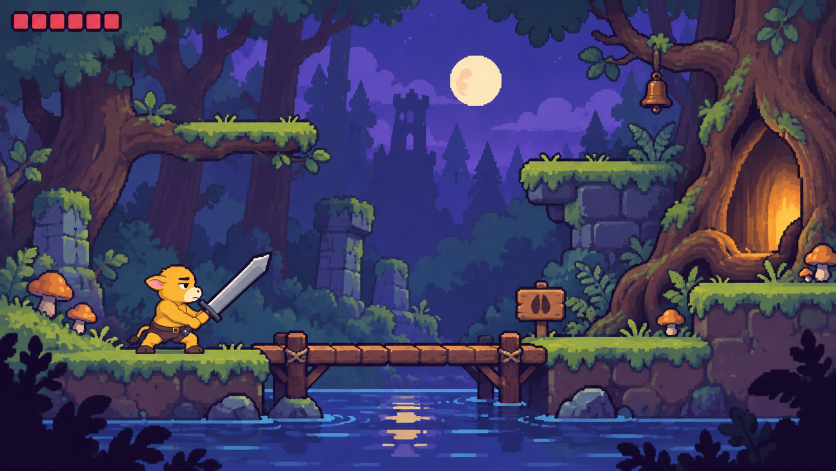
#> input picture art_source/environment/forest_scene_concept_v01/forest_moonlight_ruins_v01.png, 1672 x 941 px (shown at 1/2 size)
$ python prepare_forest_assets.py
#> lines starting #> are read from the running program, lines starting #| are printed output that depends on the picture
"""Prepare an environment-only kit from the approved forest concept.

Artwork is isolated/reconstructed with image_gen. This script only sizes,
maps the shared palette, cleans binary alpha, prepares modular joins and
builds material QA sheets. It never assembles or edits a game level.
"""
from pathlib import Path
import hashlib
import json

import numpy as np
from PIL import Image, ImageDraw, ImageFilter, ImageFont

from build_castle_c_assets import area, periodic, snap, outlined, opaque

ROOT = Path(__file__).resolve().parents[1]
BASE = ROOT/'art_source/environment/forest_v01'
REF = ROOT/'art_source/environment/forest_scene_concept_v01/forest_moonlight_ruins_v01.png'
NEAREST = Image.Resampling.NEAREST
BOX = Image.Resampling.BOX
SOURCES = {}

SIZES = {
    'sky_far':(640,360), 'mid_forest':(640,360),
    'tree_left':(224,360), 'tree_hollow':(256,360),
    'terrain_top':(64,16), 'terrain_body':(64,64),
    'terrain_edge_left':(16,80), 'terrain_edge_right':(16,80),
    'stone_ledge':(96,48), 'ruin_pillar':(48,144),
    'branch_platform':(96,32), 'bridge':(192,64), 'water':(128,64),
    'mushrooms':(64,48), 'hoof_sign':(48,56), 'cowbell':(32,40),
    'fern':(96,96), 'rocks':(96,64), 'fg_fern':(160,160), 'fg_tree':(96,360),
}


def raw(name, crop=True):
    candidates=sorted((BASE/'raw').glob(name+'_attempt*.png'))
    if not candidates: raise FileNotFoundError('Missing source '+name)
    path=candidates[-1]
    im=Image.open(path).convert('RGBA')
    bbox=im.getchannel('A').point(lambda v:255 if v>=64 else 0).getbbox()
    if not bbox: raise ValueError('Empty raw asset '+name)
    SOURCES[name]={'file':str(path.relative_to(ROOT)), 'original_size':list(im.size),
                   'crop_bbox':list(bbox) if crop else [0,0,im.width,im.height]}
    return im.crop(bbox) if crop else im


def make_palette():
    source=Image.open(REF).convert('RGB')
#> source is the input picture: PIL image 1672x941 RGB; mean R, G, B 62.8, 59.5, 94.7
    regions=[(.40,.03,.71,.70), (0,0,.41,.32), (0,.10,.33,.55),
             (.69,.75,.98,.91), (.30,.72,.67,.86), (0,.88,1,1),
             (.78,.25,1,.66), (0,.55,.14,.71)]
    sheet=Image.new('RGB',(640,320))
#> sheet: PIL image 640x320 RGB; every value is 0
    for i,region in enumerate(regions):
        box=tuple(int(v*(source.width if j%2==0 else source.height)) for j,v in enumerate(region))
        sheet.paste(source.crop(box).resize((160,160),BOX),((i%4)*160,(i//4)*160))
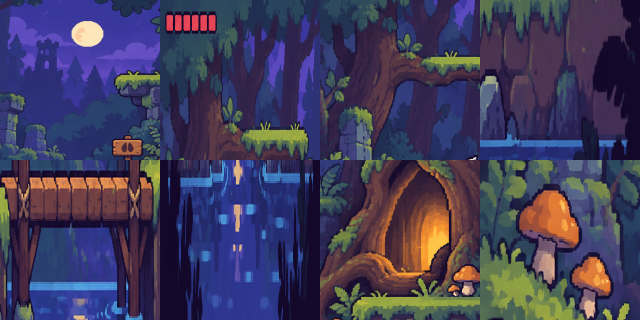
#> sheet: PIL image 640x320 RGB; mean R, G, B 65, 60.3, 91.1
    indexed=sheet.quantize(colors=32,method=Image.Quantize.MEDIANCUT,dither=Image.Dither.NONE)
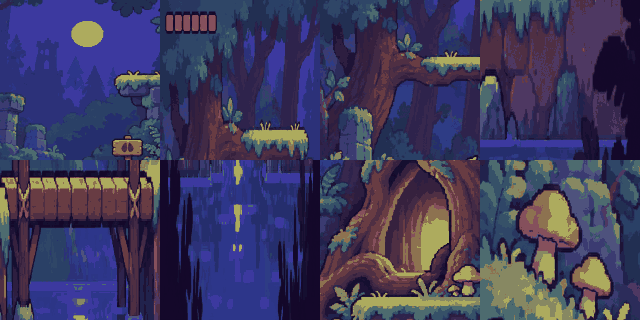
#> indexed: PIL image 640x320 P; mean R, G, B 62.3, 58.2, 93.2
    colors=np.array(indexed.getpalette()[:96],dtype=np.uint8).reshape(32,3)
#> colors = 32 rows, first 8: [173, 171, 94], [135, 136, 98], [141, 114, 80], [77, 107, 111], [133, 80, 92], [78, 82, 125], [54, 81, 104], [47, 70, 103]
    colors=colors[np.argsort(colors@np.array([.2126,.7152,.0722]))]
#> colors = 32 rows, first 8: [19, 8, 41], [20, 8, 42], [21, 15, 48], [30, 19, 54], [45, 30, 64], [33, 34, 76], [54, 33, 62], [46, 35, 76]
    highlights=[]
    for region in [(.535,.11,.61,.235),(.91,.37,.98,.53)]:
        box=tuple(int(v*(source.width if j%2==0 else source.height)) for j,v in enumerate(region))
        p=source.crop(box).quantize(colors=6,dither=Image.Dither.NONE)
        options=np.array(p.getpalette()[:18],dtype=np.uint8).reshape(6,3)
        extra=options[np.argmax(options@np.array([.2126,.7152,.0722]))]
        if not any(np.array_equal(extra,c) for c in colors):
            d=colors.astype(np.int32)[:,None,:]-colors.astype(np.int32)[None,:,:]
            distances=(d*d).sum(2).astype(float)
            distances[np.tril_indices(32)]=np.inf
            distances[:3,:]=np.inf
            distances[:,28:]=np.inf
            _,replace=np.unravel_index(np.argmin(distances),distances.shape)
            colors[replace]=extra
        highlights.append(extra.tolist())
#> this loop made 2 passes
#> (extra, replace) on passes 1 to 2: ([253, 231, 186], 17), ([252, 190, 67], 19)
#> pass 1, in make_palette, `p=source.crop(box).quantize(colors=6,dither=Image.Dither.NONE)`:
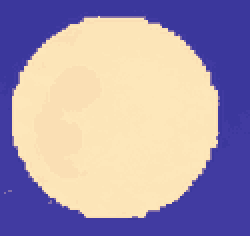
#> p: PIL image 125x118 P (shown 2 times larger); mean R, G, B 168.8, 153.3, 172.8
#> pass 2, in make_palette, `p=source.crop(box).quantize(colors=6,dither=Image.Dither.NONE)`:
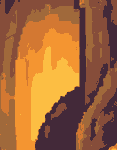
#> p: PIL image 117x150 P; mean R, G, B 162.3, 102.5, 56.8
#> after the loop:
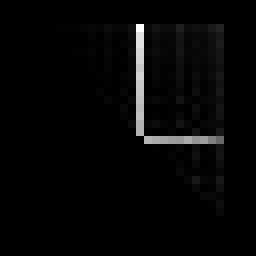
#> distances: shape (32, 32) float64 (shown 8 times larger); 70.7% of the values are NaN or infinite; the others: min 54, max 112097, mean 9318.6; drawn with min black, max white, NaN and infinite black
#> after the loop, highlights = [[253, 231, 186], [252, 190, 67]]
    material_accents=[]
    for region in [(.33,.745,.64,.775),(.032,.58,.072,.635)]:
        box=tuple(int(v*(source.width if j%2==0 else source.height)) for j,v in enumerate(region))
        crop=source.crop(box).quantize(colors=8,dither=Image.Dither.NONE)
        cp=np.array(crop.getpalette()[:24],dtype=np.uint8).reshape(8,3)
        counts={index:count for count,index in crop.getcolors()}
        warm=[i for i,c in enumerate(cp.astype(float)) if c[0]>c[1]*1.2 and c[1]>c[2]*1.12 and c[0]>100]
        if not warm: continue
        extra=cp[max(warm,key=lambda i:counts.get(i,0))]
        if not any(np.array_equal(extra,c) for c in colors):
            d=colors.astype(np.int32)[:,None,:]-colors.astype(np.int32)[None,:,:]
            distances=(d*d).sum(2).astype(float)
            distances[np.tril_indices(32)]=np.inf
            candidates=(colors[:,2]>colors[:,0])&(colors@np.array([.2126,.7152,.0722])>25)
            distances[~candidates,:]=np.inf
            distances[:,~candidates]=np.inf
            _,replace=np.unravel_index(np.argmin(distances),distances.shape)
            colors[replace]=extra
        material_accents.append(extra.tolist())
#> this loop made 2 passes
#> (warm, extra, replace) on passes 1 to 2: ([0], [141, 94, 80], 23), ([0, 1, 2, 4], [215, 117, 55], 6)
#> pass 1, in make_palette, `crop=source.crop(box).quantize(colors=8,dither=Image.Dither.NONE)`:
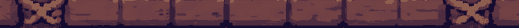
#> crop: PIL image 519x28 P; mean R, G, B 90.6, 52.5, 64.6
#> after the loop:
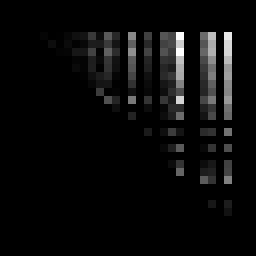
#> distances: shape (32, 32) float64 (shown 8 times larger); 83.3% of the values are NaN or infinite; the others: min 94, max 10021, mean 2482.8; drawn with min black, max white, NaN and infinite black
#> after the loop, colors = 32 rows, first 8: [19, 8, 41], [20, 8, 42], [21, 15, 48], [30, 19, 54], [45, 30, 64], [33, 34, 76], [215, 117, 55], [46, 35, 76]; material_accents = [[141, 94, 80], [215, 117, 55]]
    colors=colors[np.argsort(colors@np.array([.2126,.7152,.0722]))]
#> colors = 32 rows, first 8: [19, 8, 41], [20, 8, 42], [21, 15, 48], [30, 19, 54], [45, 30, 64], [33, 34, 76], [46, 35, 76], [55, 40, 78]
    assert len(np.unique(colors,axis=0))==32
    pal=Image.new('P',(1,1))
    pal.putpalette(colors.flatten().tolist()+colors[0].tolist()*224)
    Image.fromarray(colors.reshape(1,32,3),'RGB').save(BASE/'palette_forest.png')
    info={'source':str(REF.relative_to(ROOT)),'method':'Balanced8-region median-cut32, protected feature highlights, no dithering',
          'regions_normalized':regions,'protected_highlights':highlights,'material_accents':material_accents,
          'colors':[{'index':i,'rgb':c.tolist(),'hex':'#'+bytes(c).hex()} for i,c in enumerate(colors)],'outline_index':0}
    (BASE/'palette_forest.json').write_text(json.dumps(info,indent=2)+'\n',encoding='utf-8')
    return colors,pal


# [67 lines left out: functions fit, fill_texture, modular, silhouette, extend, contact_sheet, not called in this run]


def build():
    BASE.mkdir(exist_ok=True,parents=True)
    qa=BASE/'qa'
    qa.mkdir(exist_ok=True)
    colors,pal=make_palette()
    assets={}
    assets['sky_far']=snap(periodic(area(raw('sky_far',False),(640,360)),'x',20),pal)
    assets['sky_far']=opaque(assets['sky_far'],colors[5])
    assets['mid_forest']=snap(periodic(area(raw('mid_forest',False),(640,360)),'x',8),pal)
    assets['tree_left']=fit('tree_left',(224,360),pal)
    assets['tree_hollow']=fit('tree_hollow',(256,360),pal)

    terrain=raw('terrain')
    ta=np.array(terrain)
    green=(ta[:,:,1].astype(float)>ta[:,:,0]*1.04)&(ta[:,:,1].astype(float)>ta[:,:,2]*1.05)&(ta[:,:,3]>64)
    rows=np.where(green[:terrain.height//2].mean(1)>.015)[0]
    split=int(rows[-1]+2) if len(rows) else terrain.height//5
    split=min(max(split,terrain.height//10),terrain.height//2)
    SOURCES['terrain']['grass_soil_split_y']=split
    top=area(terrain.crop((0,0,terrain.width,split)),(64,16))
    body=fill_texture(area(terrain.crop((0,split,terrain.width,terrain.height)),(64,64)),pal,colors)
    body=body.filter(ImageFilter.MedianFilter(3))
    assets['terrain_top']=snap(periodic(top,'x',4),pal)
    assets['terrain_body']=snap(periodic(body,'xy',5),pal)
    full=Image.new('RGBA',(64,80))
    full.alpha_composite(assets['terrain_top'])
    full.alpha_composite(assets['terrain_body'],(0,16))
    for side in ['left','right']:
        edge=np.array(full.crop((0,0,16,80) if side=='left' else (48,0,64,80)))
        x=0 if side=='left' else 15
        active=edge[:,x,3]>0
        edge[active,x,:3]=colors[0]
        assets['terrain_edge_'+side]=Image.fromarray(edge,'RGBA')

    assets['stone_ledge']=modular(fit('stone_ledge',(96,48),pal),16,16,pal)
    assets['ruin_pillar']=fit('ruin_pillar',(48,144),pal)
    assets['branch_platform']=modular(fit('branch_platform',(96,32),pal),16,16,pal)
    assets['bridge']=modular(fit('bridge',(192,64),pal),48,48,pal)
    assets['water']=snap(periodic(fill_texture(area(raw('water',False),(128,64)),pal,colors),'x',8),pal)
    for name in ['mushrooms','hoof_sign','cowbell','fern','rocks']:
        assets[name]=fit(name,SIZES[name],pal,colors[0])
    dark=colors[[0,2,4]]
    assets['fg_fern']=silhouette(assets['fern'],dark,pal,(160,160))
    assets['fg_tree']=silhouette(assets['tree_left'].crop((64,0,160,360)),dark,pal)
    for name,im in assets.items(): im.save(BASE/(name+'.png'))

    tiling={'sky_far':'x','mid_forest':'x','terrain_top':'x','terrain_body':'xy','water':'x'}
    for name,axes in tiling.items():
        im=assets[name]
        nx,ny=(3 if 'x' in axes else 1),(3 if 'y' in axes else 1)
        tile=Image.new('RGBA',(im.width*nx,im.height*ny))
        for yy in range(ny):
            for xx in range(nx):tile.alpha_composite(im,(xx*im.width,yy*im.height))
        tile.save(qa/(name+'_repeat.png'))
    joints={'stone_ledge':(16,16),'branch_platform':(16,16),'bridge':(48,48)}
    for name,(left,right) in joints.items(): extend(assets[name],left,right).save(qa/(name+'_extended.png'))
    contact_sheet(assets,colors).save(qa/'asset_contact_sheet.png')
    validate(assets,colors,tiling,joints)
    print('Prepared',len(assets),'native environment assets;32-color palette; no level assembly')


# [59 lines left out: function validate, not called in this run]


#> (the run stopped early here; a loop or call above may not have finished)
